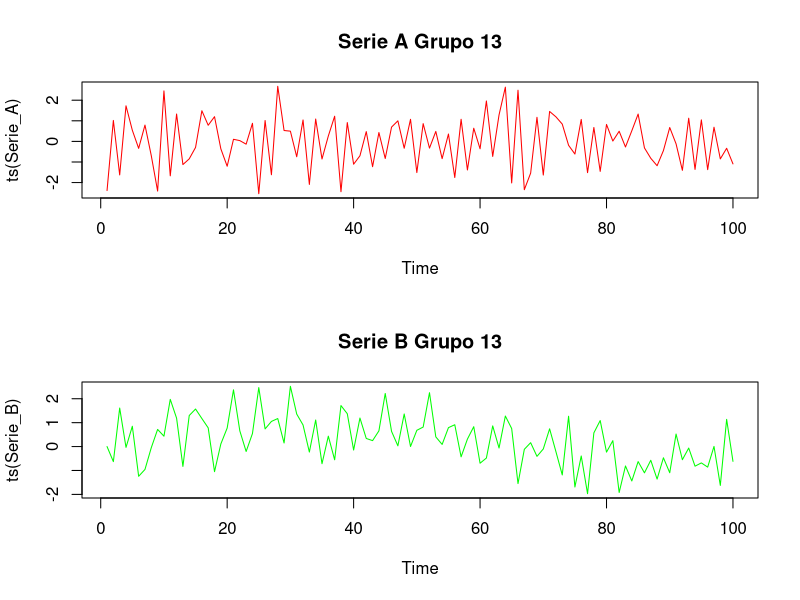
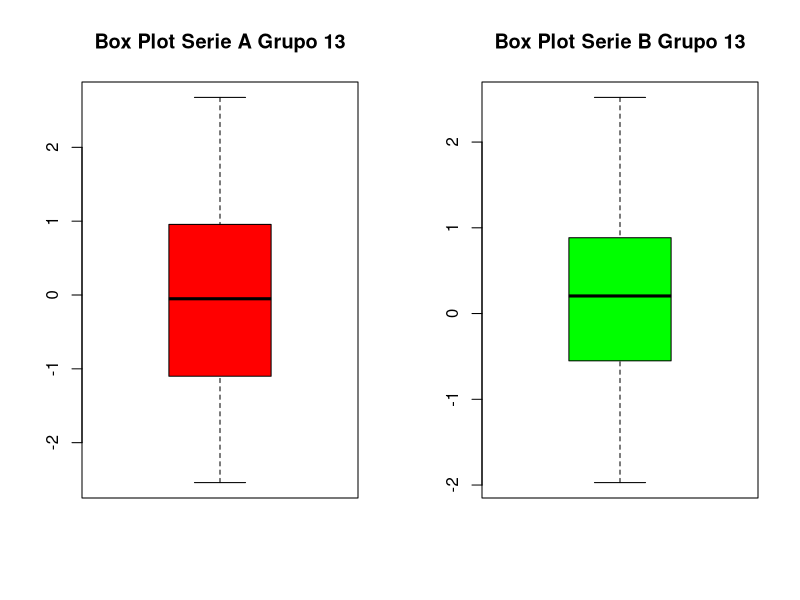
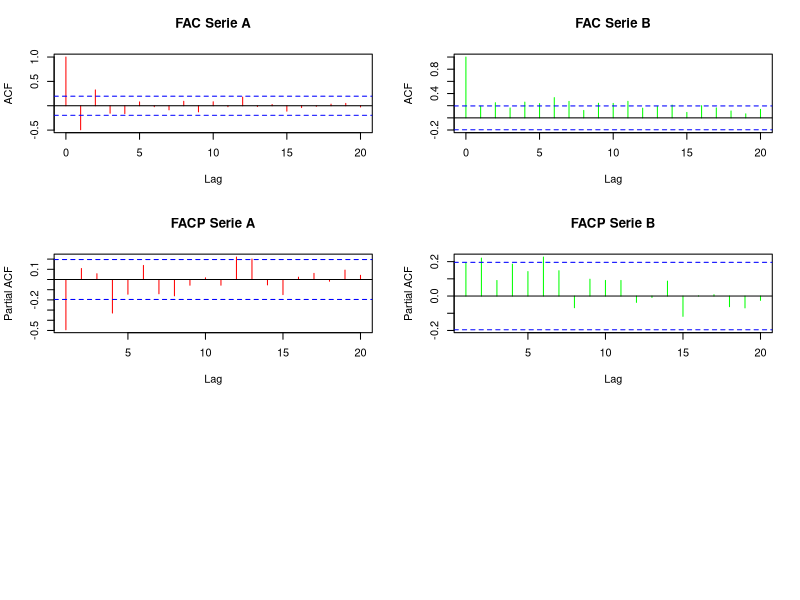
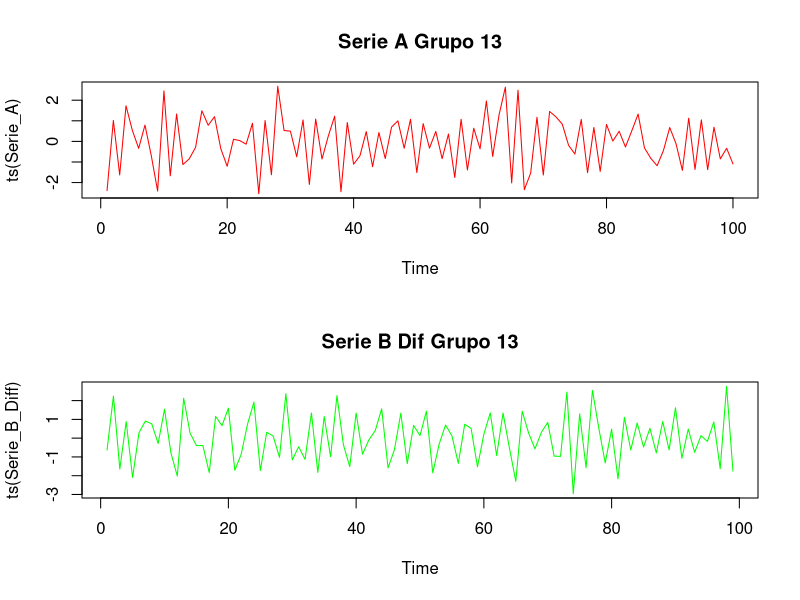
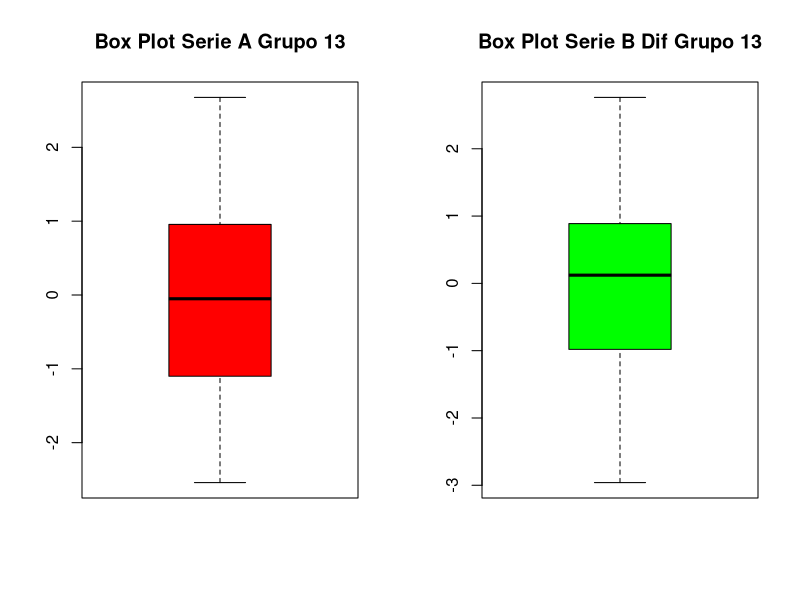
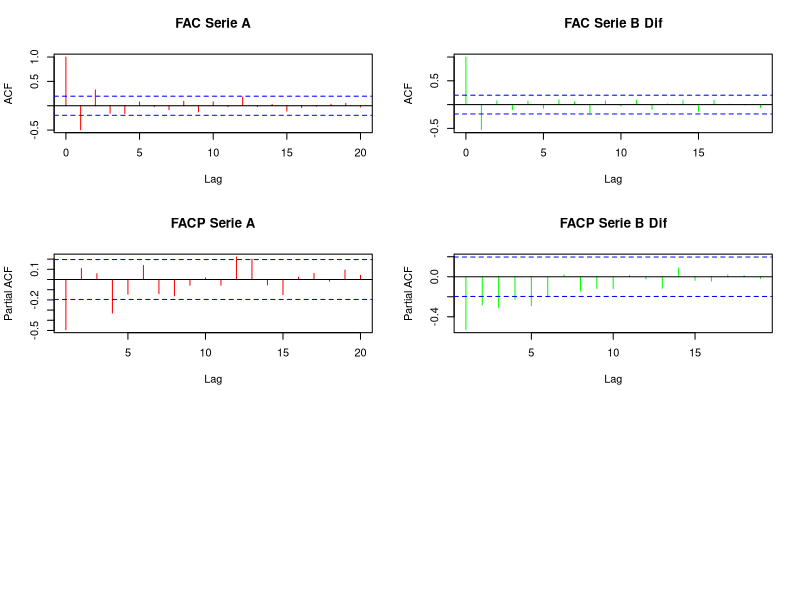

Source code (R) for these figures, in order:
#Bajamos la Data del trabajo practico

library(tseries)
library(urca)

Data<-read.csv2(file = "Grupo 13.csv")

attach(Data)

Data1<-ts(Data,class = "ts") #Creamos la serie de tiempo de la data. Me mantiene el nombre original

par(mfrow = c(2,1))
plot(ts(Serie_A), main = "Serie A Grupo 13", col = "red") #Graficamos ambas series de tiempo. En primera instancia, la serie A es estacionaria, pero no lo es la serie B
plot(ts(Serie_B), main = "Serie B Grupo 13", col = "green")
#Instalar el paquete "psych" para poder utilizar la funcion describe

library(psych)

describe(Data,quant = c(0,0.25,0.5,0.75,1)) #Analisis descriptivo
#skew es la asmimetria. Se encuentran cercanos a 0

#Graficamos el Boxplot
par(mfrow = c(1,2))
boxplot(Serie_A,main = "Box Plot Serie A Grupo 13", col = "red")
boxplot(Serie_B,main = "Box Plot Serie B Grupo 13", col = "green")

#Para la FAs, FAC y FACP
par(mfrow = c(3,2))
acf(Serie_A, main = "FAC Serie A", col = "red")
acf(Serie_B, main = "FAC Serie B", col = "green")
pacf(Serie_A, main = "FACP Serie A", col = "red") 
pacf(Serie_B, main = "FACP Serie B", col = "green") #Otra vez, en primera instancia la serie B no es estacionaria

Serie_B_Diff<-diff(Serie_B) #Diferenciamos la serie

par(mfrow = c(2,1))
plot(ts(Serie_A), main = "Serie A Grupo 13", col = "red")
plot(ts(Serie_B_Diff), main = "Serie B Dif Grupo 13", col = "green") #Parece ser estacionaria por el momento

#Se compara nuevamente los box plot
par(mfrow = c(1,2))
boxplot(Serie_A,main = "Box Plot Serie A Grupo 13", col = "red")
boxplot(Serie_B_Diff,main = "Box Plot Serie B Dif Grupo 13", col = "green")

#Se vuelve a graficar la FAS, FAC y FACP
par(mfrow = c(3,2))
acf(Serie_A, main = "FAC Serie A", col = "red")
acf(Serie_B_Diff, main = "FAC Serie B Dif", col = "green")
pacf(Serie_A, main = "FACP Serie A", col = "red") 
pacf(Serie_B_Diff, main = "FACP Serie B Dif", col = "green") #Ahora si parece ser estacionario  

#Modelizamos
M1_SerieA<-arima(Serie_A,order = c(1,0,1))
M1_SerieA

M1_SerieB<-arima(Serie_B_Diff,c(1,1,1))
M1_SerieB #Hay raiz unitaria, por lo tanto no es estacionario

